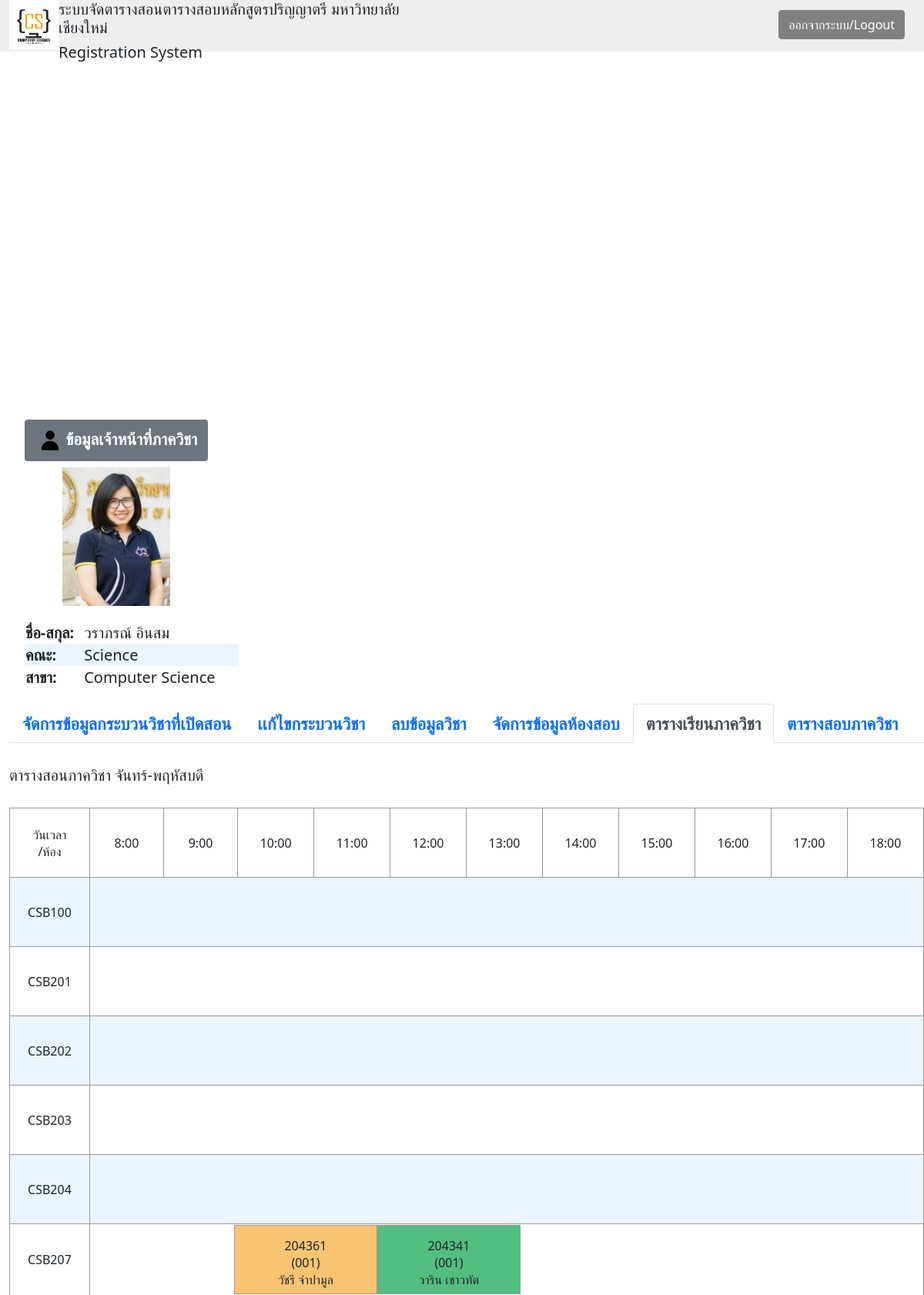
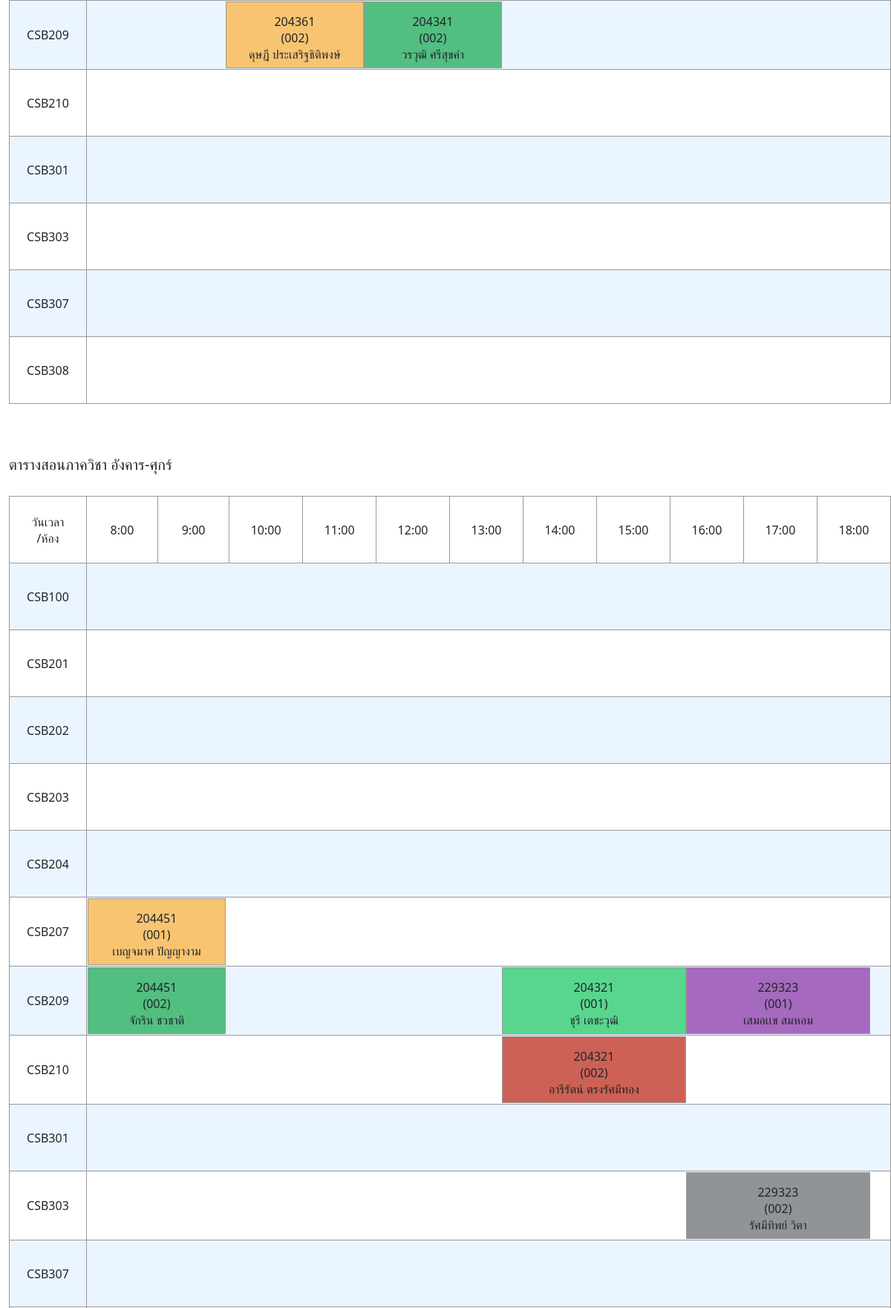
Page /RegWeb/DeptTeachAdmin.php (signed in, upper part) on the committed database (2 pictures, top to bottom).
### tables this page shows
CREATE TABLE `faculty` (
  `fac_ID` varchar(2) NOT NULL,
  `fac_name` varchar(30) NOT NULL
);

CREATE TABLE `department` (
  `dept_ID` varchar(3) NOT NULL,
  `dept_name` varchar(30) NOT NULL,
  `fac_ID` varchar(2) NOT NULL
);

CREATE TABLE `room` (
  `room_ID` varchar(8) NOT NULL,
  `capacity` int(3) DEFAULT NULL,
  `dr_ID` varchar(3) NOT NULL
);

CREATE TABLE `slot_time` (
  `study_day` varchar(3) NOT NULL,
  `study_start` varchar(5) NOT NULL,
  `study_finish` varchar(5) NOT NULL,
  `comp_slot` int(3) NOT NULL
);

CREATE TABLE `teach` (
  `t_ID` varchar(11) NOT NULL,
  `course_ID` varchar(11) NOT NULL,
  `t_sec` varchar(3) NOT NULL,
  `t_sem` varchar(1) NOT NULL,
  `t_year` varchar(2) NOT NULL,
  `comp_teach` varchar(50) NOT NULL
);

CREATE TABLE `schduling_lec` (
  `course_lecID` varchar(6) NOT NULL,
  `capacity` int(3) NOT NULL,
  `date` int(3) NOT NULL,
  `section` varchar(3) NOT NULL,
  `semester` varchar(1) NOT NULL,
  `year` varchar(3) NOT NULL,
  `comp_schduling` varchar(13) NOT NULL,
  `lab_room` varchar(8) DEFAULT NULL,
  `lec_room` varchar(8) NOT NULL
);

CREATE TABLE `teacher` (
  `t_ID` varchar(10) NOT NULL,
  `t_fname` varchar(30) NOT NULL,
  `t_lname` varchar(30) NOT NULL,
  `dt_ID` varchar(3) NOT NULL,
  `t_email` varchar(30) NOT NULL,
  `type` varchar(1) NOT NULL
);

### RegWeb/DeptTeachAdmin.php (the view, shortened to what the rows shown need)
<?php include 'connect.php'; ?>
<?php
$username = $_SESSION['username_admin'];
$admin_info = "SELECT * FROM admin,department,faculty where ad_email = '$username' AND admin.dept_ID = department.dept_ID AND department.fac_ID = faculty.fac_ID";
$rlt = mysqli_query($connect,$admin_info);
?>
<html>
<link href="https://cdn.jsdelivr.net/npm/bootstrap@5.1.0/dist/css/bootstrap.min.css" rel="stylesheet">
<head></head>
<body>
    <div class="container-fluid">
        <div class="row" style = "top: 15%; position: absolute;">
            <div class="col-md-auto" style =  " text-align: center;">
                <h3><span class="badge bg-secondary"><img src="picture/user_icon.png" width = "30" height = "30" style = "margin: 5px; ">ข้อมูลเจ้าหน้าที่ภาควิชา</span><h3>
                <table style = "text-align: left; margin: 20; font-size:20px;">
                <?php foreach($rlt as $data){ ?>
                <tr>
                    <td><strong>ชื่อ-สกุล: </strong></td>
                    <td><?=$data['ad_fname'],' ',$data['ad_lname']?></td>
                </tr>
                <tr>
                    <td><strong>คณะ: </strong></td>
                    <td><?=$data['fac_name']?></td>
                </tr>
                <tr>
                    <td><strong>สาขา: </strong></td>
                    <td><?=$data['dept_name']?></td>
                </tr>
                <?php } ?>
                </table>
            </div>
            <div class="col-md-auto" style =  "text-align: left;">
                <table class = "mix" style = "margin-top: 30; text-align: center; margin-bottom: 70;">
                    <?php $room_info = "SELECT * FROM room INNER JOIN admin ON room.dr_ID = admin.dept_ID";
                          $room = mysqli_query($connect,$room_info);
                    ?>
                    <?php foreach($room as $r){ ?>
                    <tr>
                        <td><?=$r['room_ID']?></td>
                        <td colspan = "11">
                                <?php
                                    $room_c = $r['room_ID'];
                                    $dept_course = "SELECT * FROM slot_time
                                    INNER JOIN schduling_lec
                                    ON slot_time.comp_slot = schduling_lec.date
                                    INNER JOIN course
                                    ON schduling_lec.course_lecID = course.course_ID
                                    INNER JOIN teach
                                    ON schduling_lec.course_lecID = teach.course_ID
                                    INNER JOIN teacher
                                    ON teach.t_ID = teacher.t_ID
                                    WHERE schduling_lec.lec_room = '$room_c' AND schduling_lec.section = teach.t_sec AND slot_time.study_day = 'MTh'
                                    ORDER BY slot_time.comp_slot";
                                    $dept_c = mysqli_query($connect,$dept_course);
                                ?>
                                 <div class="row row-cols-6" style = "margin-left: 0;">
                                    <?php $showcolor; $pixel = 992; $count = 0; $color = array("#F8C471", "#52BE80", "#58D68D", "#A569BD", "#CD6155", "#909497", "#F1948A", "#E59866"); $subject = array();
                                        foreach($dept_c as $dept_c){
                                        $pi_sub = 0;
                                        $C1 = strval($dept_c['study_start']);
                                        $Part1 = substr($C1, 0, 1);
                                        $Part2 = substr($C1, 1, 1);
                                        $Part3 = substr($C1, 2, 1);
                                        $Part4 = substr($C1, 3, 1);
                                        if ($Part1 == 1){
                                            $pi_sub = (((int)($Part1)) * 1240) + (((int)($Part2)) * 124) + ((((int)($Part4))/3) * 62);
                                        }
                                        else{
                                            $pi_sub = (((int)($Part1)) * 124) + ((((int)($Part3))/3) * 62);
                                        }
                                        $Remain = $pi_sub - $pixel;
                                        $pixel += $Remain;
                                        while($Remain != 0){
                                            if($Remain >= 124){
                                                echo "<div class='col' style = 'width: 124px; height: 90px; text-align: center; padding:30;'></div>";
                                                $Remain -= 124;
                                            }
                                            else if ($Remain >= 62){
                                                echo "<div class='col' style = 'width: 62px; height: 90px; text-align: center; padding:30;'></div>";
                                                $Remain -= 62;
                                            }
                                        }
                                        $C2 = strval($dept_c['study_finish']);
                                        $Part1_stop = substr($C2, 0, 1);
                                        $Part2_stop = substr($C2, 1, 1);
                                        $Part3_stop = substr($C2, 2, 1);
                                        $Part4_stop = substr($C2, 3, 1);
                                        $stop = 0;
                                        if ($Part1_stop == 1){
                                            $stop = (((int)($Part1_stop)) * 1240) + (((int)($Part2_stop)) * 124) + ((((int)($Part4_stop))/3) * 62);
                                        }
                                        else{
                                            $stop = (((int)($Part1_stop)) * 124) + ((((int)($Part3_stop))/3) * 62);
                                        }
                                        $Study_time = $stop - $pi_sub;
                                        $pixel += $Study_time;
                                        if (in_array($dept_c['course_ID'], $subject)){
                                            $showcolor = $subject[$dept_c['course_ID']];
                                        }
                                        else{
                                            $subject[$dept_c['course_ID']] = $color[$count];
                                            $showcolor = $color[$count];
                                            $count += 1;
                                        }?>
                                        <div class="col" style = "border: 1px solid #999; width: <?=$Study_time?>px; height: 90px; text-align: center; padding:15; background-color: <?=$showcolor?>"><?=$dept_c['course_ID']?><br><?='(',$dept_c['section'],')'?><br><?=$dept_c['t_fname'],' ',$dept_c['t_lname']?></div>
                                    <?php } ?>
                                </div>
                        </td>
                        <?php } ?>
                    </tr>
                </table>
                <table class = "mix" style = "margin-top: 30; text-align: center; margin-bottom: 100;">
                    <?php $room_info = "SELECT * FROM room INNER JOIN admin ON room.dr_ID = admin.dept_ID";
                          $room = mysqli_query($connect,$room_info);
                    ?>
                    <?php foreach($room as $r){ ?>
                    <tr>
                        <td><?=$r['room_ID']?></td>
                        <td colspan = "11">
                                <?php
                                    $room_c = $r['room_ID'];
                                    $dept_course = "SELECT * FROM slot_time
                                    INNER JOIN schduling_lec
                                    ON slot_time.comp_slot = schduling_lec.date
                                    INNER JOIN course
                                    ON schduling_lec.course_lecID = course.course_ID
                                    INNER JOIN teach
                                    ON schduling_lec.course_lecID = teach.course_ID
                                    INNER JOIN teacher
                                    ON teach.t_ID = teacher.t_ID
                                    WHERE schduling_lec.lec_room = '$room_c' AND schduling_lec.section = teach.t_sec AND slot_time.study_day = 'TuF'
                                    ORDER BY slot_time.comp_slot";
                                    $dept_c = mysqli_query($connect,$dept_course);
                                ?>
                                 <div class="row row-cols-6" style = "margin-left: 0;">
                                    <?php $pixel = 992;
                                        foreach($dept_c as $dept_c){
                                        $pi_sub = 0;
                                        $C1 = strval($dept_c['study_start']);
                                        $Part1 = substr($C1, 0, 1);
                                        $Part2 = substr($C1, 1, 1);
                                        $Part3 = substr($C1, 2, 1);
                                        $Part4 = substr($C1, 3, 1);
                                        if ($Part1 == 1){
                                            $pi_sub = (((int)($Part1)) * 1240) + (((int)($Part2)) * 124) + ((((int)($Part4))/3) * 62);
                                        }
                                        else{
                                            $pi_sub = (((int)($Part1)) * 124) + ((((int)($Part3))/3) * 62);
                                        }
                                        $Remain = $pi_sub - $pixel;
                                        $pixel += $Remain;
                                        while($Remain != 0){
                                            if($Remain >= 124){
                                                echo "<div class='col' style = 'width: 124px; height: 90px; text-align: center; padding:30;'></div>";
                                                $Remain -= 124;
                                            }
                                            else if ($Remain >= 62){
                                                echo "<div class='col' style = 'width: 62px; height: 90px; text-align: center; padding:30;'></div>";
                                                $Remain -= 62;
                                            }
                                        }
                                        $C2 = strval($dept_c['study_finish']);
                                        $Part1_stop = substr($C2, 0, 1);
                                        $Part2_stop = substr($C2, 1, 1);
                                        $Part3_stop = substr($C2, 2, 1);
                                        $Part4_stop = substr($C2, 3, 1);
                                        $stop = 0;
                                        if ($Part1_stop == 1){
                                            $stop = (((int)($Part1_stop)) * 1240) + (((int)($Part2_stop)) * 124) + ((((int)($Part4_stop))/3) * 62);
                                        }
                                        else{
                                            $stop = (((int)($Part1_stop)) * 124) + ((((int)($Part3_stop))/3) * 62);
                                        }
                                        $Study_time = $stop - $pi_sub;
                                        $pixel += $Study_time;
                                        if (in_array($dept_c['course_ID'], $subject)){
                                            $showcolor = $subject[$dept_c['course_ID']];
                                        }
                                        else{
                                            $subject[$dept_c['course_ID']] = $color[$count];
                                            $showcolor = $color[$count];
                                            $count += 1;
                                        }?>
                                        <div class="col" style = "border: 1px solid #999; width: <?=$Study_time?>px; height: 90px; text-align: center; padding:15; background-color: <?=$showcolor?>"><?=$dept_c['course_ID']?><br><?='(',$dept_c['section'],')'?><br><?=$dept_c['t_fname'],' ',$dept_c['t_lname']?></div>
                                    <?php } ?>
                                </div>
                        </td>
                        <?php } ?>
                    </tr>
                </table>
            </div>
        </div>
    </div>
</body>
</html>

### rows in the picture
room: room_ID "CSB100"
room: room_ID "CSB201"
room: room_ID "CSB202"
room: room_ID "CSB203"
room: room_ID "CSB204"
room: room_ID "CSB207"
slot_time: $Study_time 186 (drawn), teach.course_ID "204361", schduling_lec.section "001", teacher.t_fname "วัชรี", teacher.t_lname "จำปามูล", schduling_lec.section "002", teacher.t_fname "ดุษฎี", teacher.t_lname "ประเสริฐธิติพงษ์"
slot_time: $Study_time 186 (drawn), teach.course_ID "204341", schduling_lec.section "001", teacher.t_fname "วาริน", teacher.t_lname "เชาวทัต", schduling_lec.section "002", teacher.t_fname "วรวุฒิ", teacher.t_lname "ศรีสุขคำ"
room: room_ID "CSB209"
room: room_ID "CSB210"
room: room_ID "CSB301"
room: room_ID "CSB303"
room: room_ID "CSB307"
room: room_ID "CSB308"
slot_time: $Study_time 186 (drawn), teach.course_ID "204451", schduling_lec.section "001", teacher.t_fname "เบญจมาศ", teacher.t_lname "ปัญญางาม", schduling_lec.section "002", teacher.t_fname "จักริน", teacher.t_lname "ชวชาติ"
slot_time: $Study_time 248 (drawn), teach.course_ID "204321", schduling_lec.section "001", teacher.t_fname "ชุรี", teacher.t_lname "เตชะวุฒิ", schduling_lec.section "002", teacher.t_fname "อารีรัตน์", teacher.t_lname "ตรงรัศมีทอง"
slot_time: $Study_time 248 (drawn), teach.course_ID "229323", schduling_lec.section "001", teacher.t_fname "เสมอเเข", teacher.t_lname "สมหอม", schduling_lec.section "002", teacher.t_fname "รัศมีทิพย์", teacher.t_lname "วิตา"

### other values in the picture
$data['ad_fname'] "วราภรณ์"
$data['ad_lname'] "อินสม"
$data['fac_name'] "Science"
$data['dept_name'] "Computer Science"
